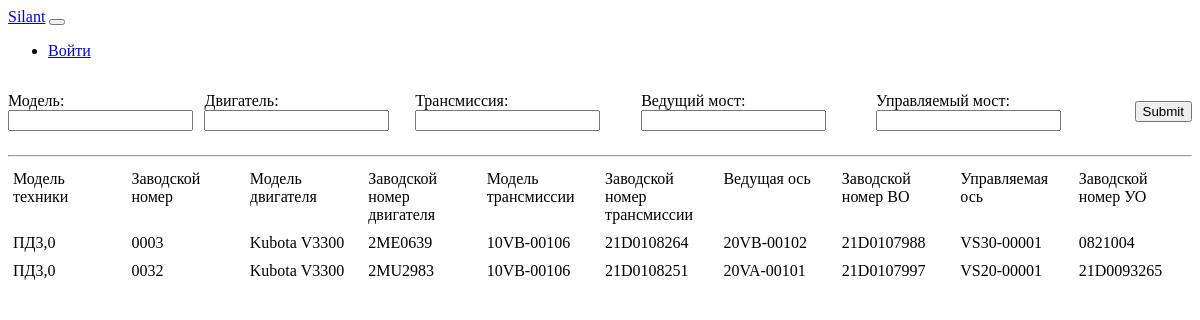
The page / on the database its author committed.
### backend/models.py (models this page shows)
class Machine(models.Model):
    modelMachine = models.ForeignKey(
        ModelMachine, to_field='name', on_delete=models.CASCADE, verbose_name='Модель техники')
    factoryNumberMachine = models.CharField(
        primary_key=True, max_length=64, unique=True, verbose_name='Заводской номер')
    engine = models.ForeignKey(
        Engine, to_field='name', on_delete=models.CASCADE, verbose_name='Модель двигателя')
    factoryNumberEngine = models.CharField(
        max_length=64, unique=True, verbose_name='Заводской номер двигателя')
    transmission = models.ForeignKey(
        Transmission, to_field='name', on_delete=models.CASCADE, verbose_name='Модель трансмиссии')
    factoryNumberTransmission = models.CharField(
        max_length=64, unique=True, verbose_name='Заводской номер трансмиссии')
    driveAxel = models.ForeignKey(
        DriveAxel, to_field='name', on_delete=models.CASCADE, verbose_name='Ведущая ось')
    factoryNumberDriveAxel = models.CharField(
        max_length=64, unique=True, verbose_name='Заводской номер ВО')
    steringAxel = models.ForeignKey(
        SteringAxel, to_field='name', on_delete=models.CASCADE, verbose_name='Управляемая ось')
    factoryNumberSteringAxel = models.CharField(
        max_length=64, unique=True, verbose_name='Заводской номер УО')
    supplyContract = models.CharField(
        max_length=64, verbose_name='Договор поставки')
    shipingDate = models.DateField(
        default=date.today(), verbose_name='Дата отгрузки')
    receiver = models.CharField(max_length=64, verbose_name='Получатель')
    deliveryAddress = models.CharField(
        max_length=256, verbose_name='Адрес доставки')
    equipment = models.CharField(
        max_length=256,  default='стандартная комплектация', verbose_name='Комплектация')
    client = models.ForeignKey(
        ClientCompany, to_field='name', on_delete=models.CASCADE, verbose_name='Компания-клиент')
    serviceCompany = models.ForeignKey(
        ServiceCompany, to_field='name', on_delete=models.CASCADE, verbose_name='Сервисная компания')
    class Meta:
        ordering = ['shipingDate']

### backend/views.py (the view)
# urls.py: path('', views.getlist),
def getlist(request):
    context, data, titles = {}, [], []
    user = request.user
    if not user.is_authenticated:
        data = Machine.objects.all().values('modelMachine', 'factoryNumberMachine', 'engine', 'factoryNumberEngine', 'transmission',
                                            'factoryNumberTransmission', 'driveAxel', 'factoryNumberDriveAxel', 'steringAxel', 'factoryNumberSteringAxel')
    elif user.groups.filter(name='Client').count():
        data = Machine.objects.filter(
            client__clientuser__user=user).values()
    elif user.groups.filter(name='ServiceCompany').count():
        data = Machine.objects.filter(
            serviceCompany__servicecompanyuser__user=user).values()
    elif user.groups.filter(name='Manager').count():
        data = Machine.objects.all().values()
    else:
        print(f'root')
    ls = [item for item in data[0].keys()]
    titles = [Machine._meta.get_field(
        f'{name}').verbose_name for name in ls]
    f = MachinesFilter(request.GET, queryset=data)
    context = {'data': data, 'titles': titles, 'filter': f}
    return render(request, template_name='frontend/machines.html', context=context)

### frontend/templates/frontend/machines.html
{% extends 'frontend/default.html' %}
{% load custom_filters %}
{% block content %}
<form method="get" class="form-search">
    {{ filter.form.as_p }}
    <input type="submit" />
</form>
<hr>
<div class="table-title">
    {% for title in titles %}
    <div class="rows-titleitem">{{title}}</div>
    {% endfor%}
</div>
{% if filter.qs %}
    <div class="table-rows">
    {% for item in filter.qs %}
        {% if request.user.is_authenticated %}
        <div class="row">
            <div class="rows-item"><a class="nav-item" href="service/{{item.factoryNumberMachine}}">{{item.modelMachine_id}}</a></div>
            <div class="rows-item">{{item.factoryNumberMachine}}</div>
            <div class="rows-item"><a class="nav-item" href="catalog/engine&{{item.engine_id}}">{{item.engine_id}}</a></div>
            <div class="rows-item">{{item.factoryNumberEngine}}</div>
            <div class="rows-item"><a class="nav-item" href=#>{{item.transmission_id}}</a></div>
            <div class="rows-item">{{item.factoryNumberTransmission}}</div>
            <div class="rows-item"><a class="nav-item" href=#>{{item.driveAxel_id}}</a></div>
            <div class="rows-item">{{item.factoryNumberDriveAxel}}</div>
            <div class="rows-item"><a class="nav-item" href=#>{{item.steringAxel_id}}</a></div>
            <div class="rows-item">{{item.factoryNumberSteringAxel}}</div>
            <div class="rows-item">{{item.supplyContract}}</div>
            <div class="rows-item">{{item.shipingDate}}</div>
            <div class="rows-item">{{item.receiver}}</div>
            <div class="rows-item">{{item.deliveryAddress}}</div>
            <div class="rows-item">{{item.equipment}}</div>
            <div class="rows-item">{{item.client_id}}</div>
            <div class="rows-item"><a class="nav-item" href=#>{{item.serviceCompany_id}}</a></div>
        </div>
        {% else %}
        <div class="row">
            <div class="rows-item"><a class="nav-item" href="{{item.modelMachine_id}}">{{item.modelMachine}}</a></div>
            <div class="rows-item">{{item.factoryNumberMachine}}</div>
            <div class="rows-item"><a class="nav-item" href=#>{{item.engine}}</a></div>
            <div class="rows-item">{{item.factoryNumberEngine}}</div>
            <div class="rows-item"><a class="nav-item" href=#>{{item.transmission}}</a></div>
            <div class="rows-item">{{item.factoryNumberTransmission}}</div>
            <div class="rows-item"><a class="nav-item" href=#>{{item.driveAxel}}</a></div>
            <div class="rows-item">{{item.factoryNumberDriveAxel}}</div>
            <div class="rows-item"><a class="nav-item" href=#>{{item.steringAxel}}</a></div>
            <div class="rows-item">{{item.factoryNumberSteringAxel}}</div>
        </div>
        {% endif %}
    {% endfor%}
    </div>
{% else %}
    <h1>данные не обнаружены</h1>
{% endif%}
{% endblock content %}

### frontend/templates/frontend/default.html (shortened to what this page needs)
<!DOCTYPE html>
<html lang="en">
<head>
    {% load static %}
    <link href="{% static 'css/content.css' %}" rel="stylesheet"/>
</head>
<body>
<nav class="navbar navbar-expand-lg navbar-dark bg-dark">
    <div class="container">
        <a class="navbar-brand" href="/">Silant</a>
        <button class="navbar-toggler" type="button" data-bs-toggle="collapse" data-bs-target="#navbarSupportedContent"
                aria-controls="navbarSupportedContent" aria-expanded="false" aria-label="Toggle navigation"></button>
        <div class="collapse navbar-collapse" id="navbarSupportedContent">
            <ul class="navbar-nav ms-auto mb-2 mb-lg-0">
                {% if request.user.is_authenticated %}
                    <li class="nav-item"><a class="nav-link active" aria-current="page" href=#>{{request.user}}</a></li>
                    <li class="nav-item"><a class="nav-link active" aria-current="page" href="{% url 'logout' %}">Выход</a></li>
                {% else %}
                    <li class="nav-item"><a class="nav-link active" aria-current="page" href="{% url 'login' %}">Войти</a></li>
                {% endif %}
            </ul>
        </div>
    </div>
</nav>
<div class="container">
    <div class="text-center mt-5">
        {% block content %}
        {% endblock content %}
    </div>
</div>
</body>
</html>

### frontend/static/css/content.css (style rules this page uses)
form { display: flex; align-items: center; }
p { display: block; margin-block-start: 1em; margin-block-end: 1em; margin-inline-start: 0px; margin-inline-end: 0px; }
input[type="submit" i] { height: 100%; display: block; }
.table-title { display: flex; }
.table-rows { flex-flow: column wrap; }
.row { display: flex; }
.rows-titleitem { width: 250px; overflow: hidden; text-overflow: ellipsis; margin: 5px; }
.rows-item { width: 250px; white-space: nowrap; overflow: hidden; text-overflow: ellipsis; margin: 5px; }
.nav-item { text-decoration: none; color: black; }

### rows shown on the page
Machine: modelMachine "ПД3,0", factoryNumberMachine "0003", engine "Kubota V3300", factoryNumberEngine "2ME0639", transmission "10VB-00106", factoryNumberTransmission "21D0108264", driveAxel "20VB-00102", factoryNumberDriveAxel "21D0107988", steringAxel "VS30-00001", factoryNumberSteringAxel "0821004"
Machine: modelMachine "ПД3,0", factoryNumberMachine "0032", engine "Kubota V3300", factoryNumberEngine "2MU2983", transmission "10VB-00106", factoryNumberTransmission "21D0108251", driveAxel "20VA-00101", factoryNumberDriveAxel "21D0107997", steringAxel "VS20-00001", factoryNumberSteringAxel "21D0093265"

### other values the page prints
{{ title }} "Модель техники" "Заводской номер" "Модель двигателя" "Заводской номер двигателя" "Модель трансмиссии" "Заводской номер трансмиссии" "Ведущая ось" "Заводской номер ВО" "Управляемая ось" "Заводской номер УО"
